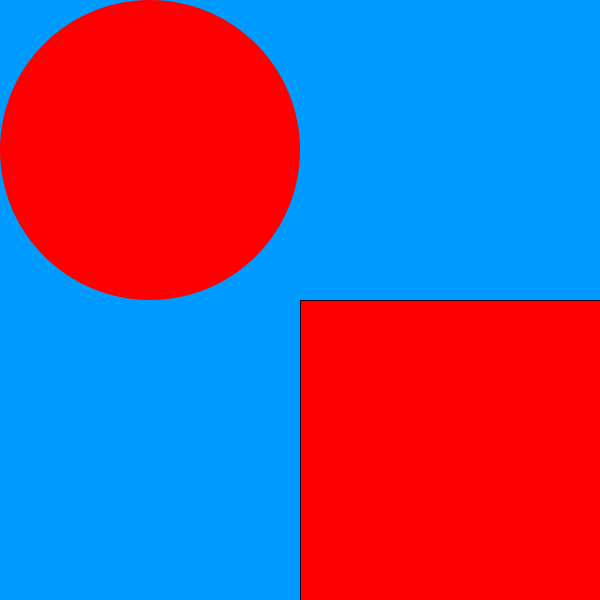
Frame 1 (no input)
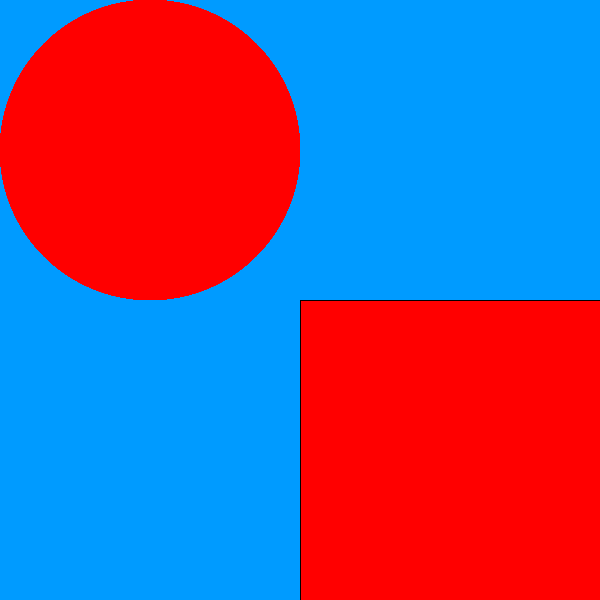
Frame 60 (the mouse pressed at the canvas centre just before this capture)
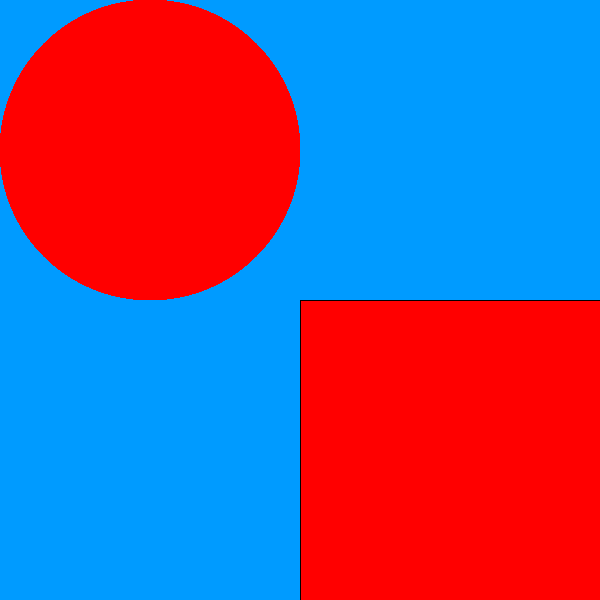
Frame 120 (the mouse held since frame 60 and released just before this capture)

The Processing sketch that drew these frames (run headless with seeded random() and noise(); from frame 60 on, the mouse is pressed at the canvas centre):

// Processing sketch: Answer_1
// ── Answer_1.pde
void setup(){
  background(0,155,255);
  
  size(600,600);
  
}
void draw(){
  noStroke();
  fill(255,0,0);
  ellipse(150,150,300,300);
  
  stroke(0);
  rect(300,300,300,300);
  
}

;
  
